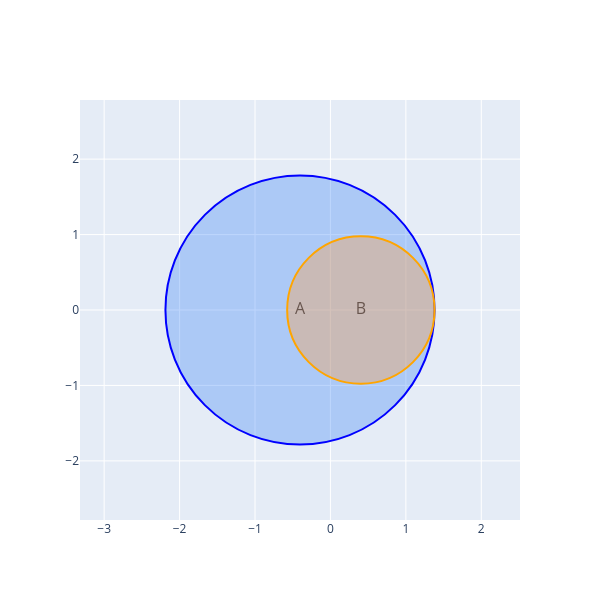

Notebook cell for this chart:
### Markdown cell above
### Full containment

### Code cell
fig = plot_venn2(area_a=10, area_b=3, area_ab=3)
fig.show()

### Figure 1 — Plotly figure (JSON) as saved in the notebook; plotly's stock layout.template omitted (floating-point values rounded to 4 significant figures)
{"data": [{"mode": "text", "text": ["A", "B"], "textfont": {"color": "black", "size": 16}, "type": "scatter", "x": [-0.4035, 0.4035], "y": [0, 0]}], "layout": {"height": 600, "shapes": [{"fillcolor": "rgba(66,135,245,0.35)", "line": {"color": "blue"}, "type": "circle", "x0": -2.188, "x1": 1.381, "xref": "x", "y0": -1.784, "y1": 1.784, "yref": "y"}, {"fillcolor": "rgba(255,159,64,0.35)", "line": {"color": "orange"}, "type": "circle", "x0": -0.5737, "x1": 1.381, "xref": "x", "y0": -0.9772, "y1": 0.9772, "yref": "y"}], "showlegend": false, "width": 600, "xaxis": {"range": [-3.188, 2.381], "scaleanchor": "y", "scaleratio": 1, "zeroline": false}, "yaxis": {"range": [-2.784, 2.784], "zeroline": false}}}
